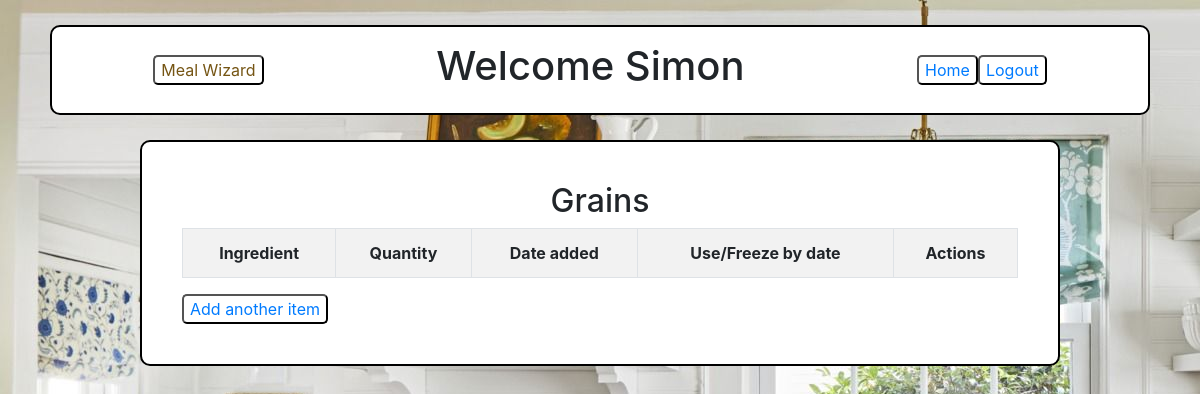
The app's page /view_all/4 (signed in), older data.
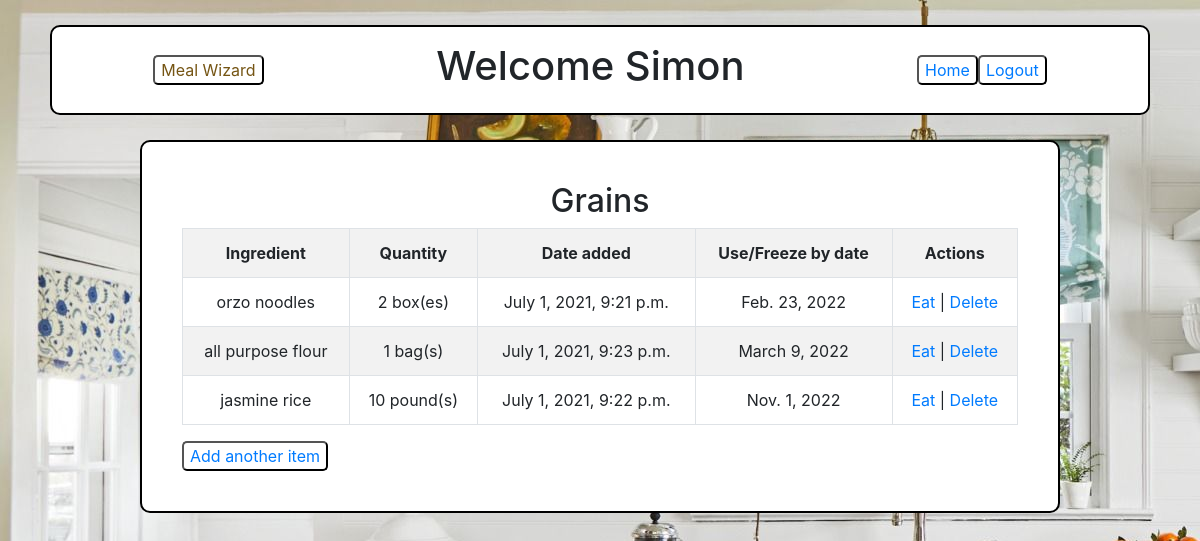
The same page, newer data.
### main_app/models.py (models this page shows, shortened)
class User(models.Model):
    first_name = models.CharField(max_length=100)
    last_name = models.CharField(max_length=100)
    email = models.CharField(max_length=100)
    password = models.CharField(max_length=100)
    objects = UserManager()
    created_at=models.DateTimeField(auto_now_add=True)
    updated_at=models.DateTimeField(auto_now=True)

class Category(models.Model):
    name = models.CharField(max_length=100)
    created_at=models.DateTimeField(auto_now_add=True)
    updated_at=models.DateTimeField(auto_now=True)

class Ingredient(models.Model):
    name = models.CharField(max_length=100)
    quantity = models.IntegerField()
    unit = models.CharField(max_length=25, null = True)
    expiration = models.DateField(null = True)
    category = models.ForeignKey("Category", related_name = "ingredients", on_delete = models.CASCADE)
    chef = models.ForeignKey("User", related_name = "ingredients", null = True, on_delete = models.CASCADE)
    created_at=models.DateTimeField(auto_now_add=True)
    updated_at=models.DateTimeField(auto_now=True)

### main_app/views.py (the view)
# urls.py: path('view_all/<int:num>', views.view_all),
def view_all(request, num):
    if 'uuid' not in request.session:
        return redirect("/")
    this_category = Category.objects.get(id = num)
    ingredients_in_category = Ingredient.objects.all().filter(category = this_category).order_by("expiration")
    context = {
        "category": Category.objects.get(id = num),
        "ingredients" : ingredients_in_category,
        'user': User.objects.get(id = request.session['uuid']),
    }
    return render(request, "view_all.html", context)

### main_app/templates/view_all.html (shortened to what this page needs)
<!DOCTYPE html>
<html lang="en">
<head>
    <link rel="stylesheet" href="https://maxcdn.bootstrapcdn.com/bootstrap/4.0.0/css/bootstrap.min.css">
    {% load static %}
    <link rel="stylesheet" href="{% static 'style.css' %}" />
</head>
<body>
    <header>
        <button
            onclick="location.href='/meal_wizard'"
            role="link"
            data-href="/"
        >
            Meal Wizard
        </button>
        <h1>Welcome {{ user.first_name }}</h1>
        <span><button><a href="/home">Home</a></button><button><a href="/logout">Logout</a></button></span>
    </header>
    <main class="tableArea">
        <h2 class="centered">{{ category.name }}</h2>
            <table class=" table-curved table-striped table table-bordered centered table-md ">
                <tr>
                    <th>Ingredient</th>
                    <th>Quantity</th>
                    <th>Date added</th>
                    <th>Use/Freeze by date</th>
                    <th>Actions</th>
                </tr>
                {% for ingredient in ingredients %}
                    {% if ingredient.chef == user %}
                    <tr>
                        <td>{{ingredient.name}}</td>
                        <td>{{ingredient.quantity}} {{ingredient.unit}}</td>
                        <td>{{ingredient.created_at}}</td>
                        <td>{{ingredient.expiration}}</td>
                        <td><a href="/make_dinner/{{ ingredient.id }}">Eat</a> | <a href="/delete/{{ ingredient.id }}">Delete</a></td>
                    </tr>
                    {%endif%}
                {%endfor%}
            </table>
            <button ><a href="/ingredient_add/{{ category.id }}">Add another item</a></button>
    </main>
</body>
</html>

### main_app/static/style.css (style rules this page uses)
header { display: flex; flex-direction: row; align-items: center; justify-content: space-around; margin: 25px; padding: 15px; border: solid 2px black; border-radius: 10px; background-color: white; }
body { margin: 25px; background-image: url(/static/img/kitchen.jpeg); }
body h1 { text-align: center; }
.tableArea { border: solid 2px black; border-radius: 10px; background-color: white; padding: 40px; width: 80%; display: block; margin-left: auto; margin-right: auto; }
table { width: 90%; }
.centered { text-align: center; }
button { border-radius: 5px; background-color: white; color: #755514; cursor: pointer; }

Row changes from the older to the newer data that the page shows:
added Ingredient: name "orzo noodles", quantity "2", unit "box(es)", created_at "July 1, 2021, 9:21 p.m.", expiration "Feb. 23, 2022"
added Ingredient: name "all purpose flour", quantity "1", unit "bag(s)", created_at "July 1, 2021, 9:23 p.m.", expiration "March 9, 2022"
added Ingredient: name "jasmine rice", quantity "10", unit "pound(s)", created_at "July 1, 2021, 9:22 p.m.", expiration "Nov. 1, 2022"
